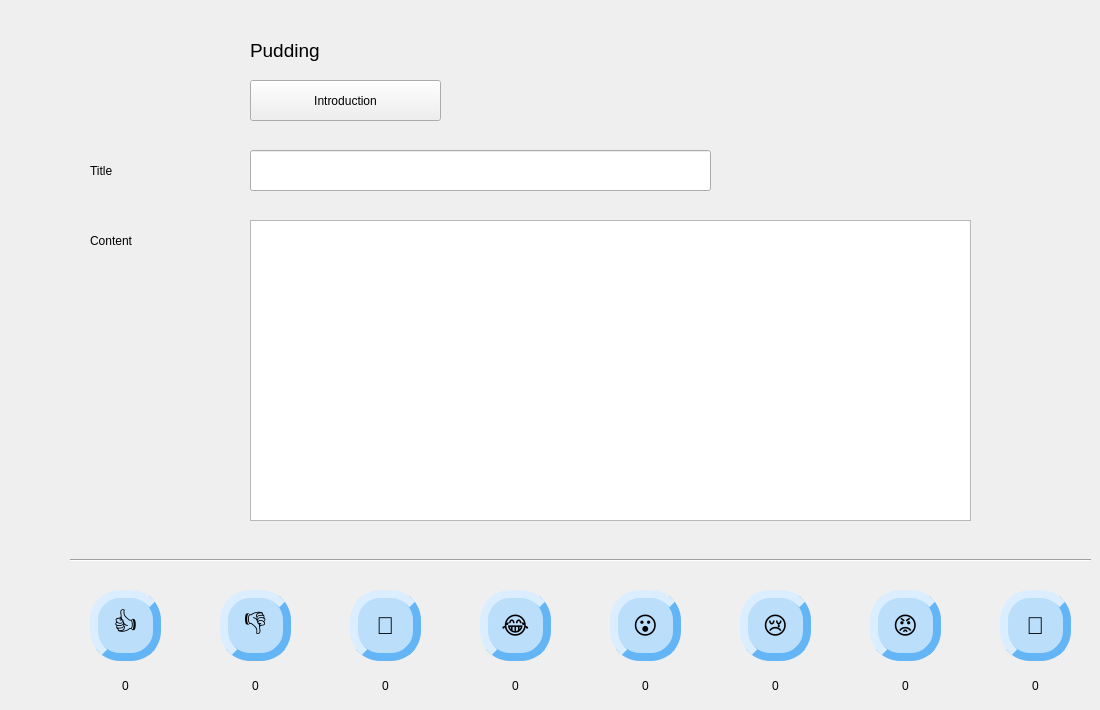
    <widget class="QWidget" name="read_tab">
     <attribute name="title">
      <string>Read Post</string>
     </attribute>
     <widget class="QWidget" name="r_widget" native="true">
      <property name="geometry">
       <rect>
        <x>70</x>
        <y>30</y>
        <width>1021</width>
        <height>671</height>
       </rect>
      </property>
      <widget class="QPushButton" name="e4_btn">
       <property name="geometry">
        <rect>
         <x>540</x>
         <y>560</y>
         <width>71</width>
         <height>71</height>
        </rect>
       </property>
       <property name="font">
        <font>
         <pointsize>18</pointsize>
        </font>
       </property>
       <property name="styleSheet">
        <string notr="true">background-color: #bbdefb; border: 8px outset #64b5f6; border-radius: 30px;</string>
       </property>
       <property name="text">
        <string>😮</string>
       </property>
      </widget>
      <widget class="QLineEdit" name="r_title">
       <property name="enabled">
        <bool>true</bool>
       </property>
       <property name="geometry">
        <rect>
         <x>180</x>
         <y>120</y>
         <width>461</width>
         <height>41</height>
        </rect>
       </property>
       <property name="inputMask">
        <string/>
       </property>
       <property name="text">
        <string/>
       </property>
       <property name="echoMode">
        <enum>QLineEdit::Normal</enum>
       </property>
       <property name="readOnly">
        <bool>true</bool>
       </property>
      </widget>
      <widget class="QLabel" name="e0_lb">
       <property name="geometry">
        <rect>
         <x>20</x>
         <y>640</y>
         <width>71</width>
         <height>31</height>
        </rect>
       </property>
       <property name="text">
        <string>0</string>
       </property>
       <property name="alignment">
        <set>Qt::AlignCenter</set>
       </property>
      </widget>
      <widget class="QPushButton" name="e5_btn">
       <property name="geometry">
        <rect>
         <x>670</x>
         <y>560</y>
         <width>71</width>
         <height>71</height>
        </rect>
       </property>
       <property name="font">
        <font>
         <pointsize>18</pointsize>
        </font>
       </property>
       <property name="styleSheet">
        <string notr="true">background-color: #bbdefb; border: 8px outset #64b5f6; border-radius: 30px;</string>
       </property>
       <property name="text">
        <string>😢</string>
       </property>
      </widget>
      <widget class="QPushButton" name="e1_btn">
       <property name="geometry">
        <rect>
         <x>150</x>
         <y>560</y>
         <width>71</width>
         <height>71</height>
        </rect>
       </property>
       <property name="font">
        <font>
         <pointsize>18</pointsize>
        </font>
       </property>
       <property name="styleSheet">
        <string notr="true">background-color: #bbdefb; border: 8px outset #64b5f6; border-radius: 30px;</string>
       </property>
       <property name="text">
        <string>👎</string>
       </property>
      </widget>
      <widget class="QPushButton" name="e7_btn">
       <property name="geometry">
        <rect>
         <x>930</x>
         <y>560</y>
         <width>71</width>
         <height>71</height>
        </rect>
       </property>
       <property name="font">
        <font>
         <pointsize>18</pointsize>
        </font>
       </property>
       <property name="styleSheet">
        <string notr="true">background-color: #bbdefb; border: 8px outset #64b5f6; border-radius: 30px;</string>
       </property>
       <property name="text">
        <string>🏅</string>
       </property>
      </widget>
      <widget class="QPushButton" name="e0_btn">
       <property name="geometry">
        <rect>
         <x>20</x>
         <y>560</y>
         <width>71</width>
         <height>71</height>
        </rect>
       </property>
       <property name="font">
        <font>
         <pointsize>18</pointsize>
        </font>
       </property>
       <property name="styleSheet">
        <string notr="true">background-color: #bbdefb; border: 8px outset #64b5f6; border-radius: 30px;</string>
       </property>
       <property name="text">
        <string>👍</string>
       </property>
       <property name="checkable">
        <bool>false</bool>
       </property>
       <property name="checked">
        <bool>false</bool>
       </property>
      </widget>
      <widget class="QLabel" name="r_cont_lb">
       <property name="geometry">
        <rect>
         <x>20</x>
         <y>190</y>
         <width>151</width>
         <height>41</height>
        </rect>
       </property>
       <property name="text">
        <string>Content</string>
       </property>
      </widget>
      <widget class="QPushButton" name="r_intro_btn">
       <property name="geometry">
        <rect>
         <x>180</x>
         <y>50</y>
         <width>191</width>
         <height>41</height>
        </rect>
       </property>
       <property name="text">
        <string>Introduction</string>
       </property>
      </widget>
      <widget class="QLabel" name="e7_lb">
       <property name="geometry">
        <rect>
         <x>930</x>
         <y>640</y>
         <width>71</width>
         <height>31</height>
        </rect>
       </property>
       <property name="text">
        <string>0</string>
       </property>
       <property name="alignment">
        <set>Qt::AlignCenter</set>
       </property>
      </widget>
      <widget class="QLabel" name="e1_lb">
       <property name="geometry">
        <rect>
         <x>150</x>
         <y>640</y>
         <width>71</width>
         <height>31</height>
        </rect>
       </property>
       <property name="text">
        <string>0</string>
       </property>
       <property name="alignment">
        <set>Qt::AlignCenter</set>
       </property>
      </widget>
      <widget class="QLabel" name="r_name">
       <property name="geometry">
        <rect>
         <x>180</x>
         <y>0</y>
         <width>191</width>
         <height>41</height>
        </rect>
       </property>
       <property name="font">
        <font>
         <pointsize>14</pointsize>
        </font>
       </property>
       <property name="text">
        <string>Pudding</string>
       </property>
      </widget>
      <widget class="QPushButton" name="e2_btn">
       <property name="geometry">
        <rect>
         <x>280</x>
         <y>560</y>
         <width>71</width>
         <height>71</height>
        </rect>
       </property>
       <property name="font">
        <font>
         <pointsize>18</pointsize>
        </font>
       </property>
       <property name="styleSheet">
        <string notr="true">background-color: #bbdefb; border: 8px outset #64b5f6; border-radius: 30px;</string>
       </property>
       <property name="text">
        <string>💖</string>
       </property>
      </widget>
      <widget class="QLabel" name="r_time">
       <property name="geometry">
        <rect>
         <x>620</x>
         <y>50</y>
         <width>281</width>
         <height>41</height>
        </rect>
       </property>
       <property name="font">
        <font>
         <family>Comic Sans MS</family>
         <pointsize>12</pointsize>
        </font>
       </property>
       <property name="styleSheet">
        <string notr="true">color: gray;</string>
       </property>
       <property name="text">
        <string/>
       </property>
       <property name="alignment">
        <set>Qt::AlignRight|Qt::AlignTrailing|Qt::AlignVCenter</set>
       </property>
      </widget>
      <widget class="QTextEdit" name="r_cont">
       <property name="enabled">
        <bool>true</bool>
       </property>
       <property name="geometry">
        <rect>
         <x>180</x>
         <y>190</y>
         <width>721</width>
         <height>301</height>
        </rect>
       </property>
       <property name="lineWrapMode">
        <enum>QTextEdit::WidgetWidth</enum>
       </property>
       <property name="readOnly">
        <bool>true</bool>
       </property>
       <property name="tabStopDistance">
        <double>79.000000000000000</double>
       </property>
      </widget>
      <widget class="QLabel" name="e6_lb">
       <property name="geometry">
        <rect>
         <x>800</x>
         <y>640</y>
         <width>71</width>
         <height>31</height>
        </rect>
       </property>
       <property name="text">
        <string>0</string>
       </property>
       <property name="alignment">
        <set>Qt::AlignCenter</set>
       </property>
      </widget>
      <widget class="QLabel" name="r_title_lb">
       <property name="geometry">
        <rect>
         <x>20</x>
         <y>120</y>
         <width>151</width>
         <height>41</height>
        </rect>
       </property>
       <property name="text">
        <string>Title</string>
       </property>
      </widget>
      <widget class="QLabel" name="e4_lb">
       <property name="geometry">
        <rect>
         <x>540</x>
         <y>640</y>
         <width>71</width>
         <height>31</height>
        </rect>
       </property>
       <property name="text">
        <string>0</string>
       </property>
       <property name="alignment">
        <set>Qt::AlignCenter</set>
       </property>
      </widget>
      <widget class="QLabel" name="e5_lb">
       <property name="geometry">
        <rect>
         <x>670</x>
         <y>640</y>
         <width>71</width>
         <height>31</height>
        </rect>
       </property>
       <property name="text">
        <string>0</string>
       </property>
       <property name="alignment">
        <set>Qt::AlignCenter</set>
       </property>
      </widget>
      <widget class="QLabel" name="e2_lb">
       <property name="geometry">
        <rect>
         <x>280</x>
         <y>640</y>
         <width>71</width>
         <height>31</height>
        </rect>
       </property>
       <property name="text">
        <string>0</string>
       </property>
       <property name="alignment">
        <set>Qt::AlignCenter</set>
       </property>
      </widget>
      <widget class="QLabel" name="r_img_lb">
       <property name="geometry">
        <rect>
         <x>20</x>
         <y>0</y>
         <width>81</width>
         <height>81</height>
        </rect>
       </property>
       <property name="styleSheet">
        <string notr="true"/>
       </property>
       <property name="text">
        <string/>
       </property>
      </widget>
      <widget class="Line" name="r_line">
       <property name="geometry">
        <rect>
         <x>0</x>
         <y>520</y>
         <width>1021</width>
         <height>20</height>
        </rect>
       </property>
       <property name="orientation">
        <enum>Qt::Horizontal</enum>
       </property>
      </widget>
      <widget class="QLabel" name="e3_lb">
       <property name="geometry">
        <rect>
         <x>410</x>
         <y>640</y>
         <width>71</width>
         <height>31</height>
        </rect>
       </property>
       <property name="text">
        <string>0</string>
       </property>
       <property name="alignment">
        <set>Qt::AlignCenter</set>
       </property>
      </widget>
      <widget class="QPushButton" name="e6_btn">
       <property name="geometry">
        <rect>
         <x>800</x>
         <y>560</y>
         <width>71</width>
         <height>71</height>
        </rect>
       </property>
       <property name="font">
        <font>
         <pointsize>18</pointsize>
        </font>
       </property>
       <property name="styleSheet">
        <string notr="true">background-color: #bbdefb; border: 8px outset #64b5f6; border-radius: 30px;</string>
       </property>
       <property name="text">
        <string>😡</string>
       </property>
      </widget>
      <widget class="QPushButton" name="e3_btn">
       <property name="geometry">
        <rect>
         <x>410</x>
         <y>560</y>
         <width>71</width>
         <height>71</height>
        </rect>
       </property>
       <property name="font">
        <font>
         <pointsize>18</pointsize>
        </font>
       </property>
       <property name="styleSheet">
        <string notr="true">background-color: #bbdefb; border: 8px outset #64b5f6; border-radius: 30px;</string>
       </property>
       <property name="text">
        <string>😂</string>
       </property>
      </widget>
     </widget>
    </widget>
